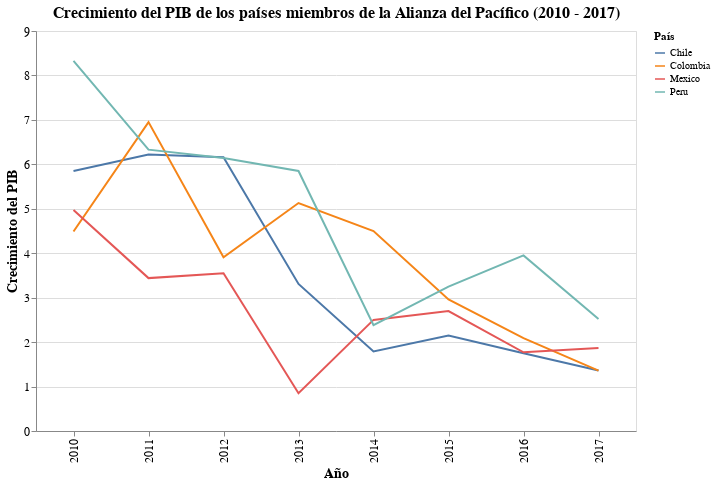

Here is the notebook cell this chart was saved with:
### Markdown cell above
##### Realizando un gráfico del crecimiento del PIB de los países miembros de la Alianza del Pacífico en el periodo 2010- 2017

### Code cell
# Filtrar por 'Series Name' y 'Country Name'
resultado1 = new_tbl_melt[con2]
#resultado --> nos muestra información de los países miembros de la AP y el Crecimiento del PIB

# Crear el gráfico lineal:
chart = alt.Chart(resultado1).mark_line().encode(
    x=alt.X('Year:O', title="Año"),
    y=alt.Y('Value:Q', title="Crecimiento del PIB"),
    color=alt.Color('Country Name:N', title="País"),
    tooltip=['Country Name:N', 'Year:O', 'Value:Q']
).properties(
    width=600,
    height=400,
    title="Crecimiento del PIB de los países miembros de la Alianza del Pacífico (2010 - 2017)"
).configure_axis(
    labelFontSize=12,
    titleFontSize=14
).configure_title(
    fontSize=16,
    fontWeight='bold'
)

# Mostrar el gráfico
chart.display()

### Figure 1 — Vega-Lite specification as saved in the notebook (floating-point values rounded to 4 significant figures)
{"config": {"view": {"continuousWidth": 300, "continuousHeight": 300}, "axis": {"labelFontSize": 12, "titleFontSize": 14}, "title": {"fontSize": 16, "fontWeight": "bold"}}, "data": {"name": "data-5ed3dfe076884a7ad439d5d2d21f55e3"}, "mark": {"type": "line"}, "encoding": {"color": {"field": "Country Name", "title": "País", "type": "nominal"}, "tooltip": [{"field": "Country Name", "type": "nominal"}, {"field": "Year", "type": "ordinal"}, {"field": "Value", "type": "quantitative"}], "x": {"field": "Year", "title": "Año", "type": "ordinal"}, "y": {"field": "Value", "title": "Crecimiento del PIB", "type": "quantitative"}}, "height": 400, "title": "Crecimiento del PIB de los países miembros de la Alianza del Pacífico (2010 - 2017)", "width": 600, "$schema": "https://vega.github.io/schema/vega-lite/v5.16.3.json", "datasets": {"data-5ed3dfe076884a7ad439d5d2d21f55e3": [{"Country Name": "Chile", "Country Code": "CHL", "Series Name": "GDP growth (annual %)", "Year": "2010", "Value": 5.85}, {"Country Name": "Colombia", "Country Code": "COL", "Series Name": "GDP growth (annual %)", "Year": "2010", "Value": 4.49}, {"Country Name": "Mexico", "Country Code": "MEX", "Series Name": "GDP growth (annual %)", "Year": "2010", "Value": 4.97}, {"Country Name": "Peru", "Country Code": "PER", "Series Name": "GDP growth (annual %)", "Year": "2010", "Value": 8.33}, {"Country Name": "Chile", "Country Code": "CHL", "Series Name": "GDP growth (annual %)", "Year": "2011", "Value": 6.22}, {"Country Name": "Colombia", "Country Code": "COL", "Series Name": "GDP growth (annual %)", "Year": "2011", "Value": 6.95}, {"Country Name": "Mexico", "Country Code": "MEX", "Series Name": "GDP growth (annual %)", "Year": "2011", "Value": 3.44}, {"Country Name": "Peru", "Country Code": "PER", "Series Name": "GDP growth (annual %)", "Year": "2011", "Value": 6.33}, {"Country Name": "Chile", "Country Code": "CHL", "Series Name": "GDP growth (annual %)", "Year": "2012", "Value": 6.16}, {"Country Name": "Colombia", "Country Code": "COL", "Series Name": "GDP growth (annual %)", "Year": "2012", "Value": 3.91}, {"Country Name": "Mexico", "Country Code": "MEX", "Series Name": "GDP growth (annual %)", "Year": "2012", "Value": 3.55}, {"Country Name": "Peru", "Country Code": "PER", "Series Name": "GDP growth (annual %)", "Year": "2012", "Value": 6.14}, {"Country Name": "Chile", "Country Code": "CHL", "Series Name": "GDP growth (annual %)", "Year": "2013", "Value": 3.31}, {"Country Name": "Colombia", "Country Code": "COL", "Series Name": "GDP growth (annual %)", "Year": "2013", "Value": 5.13}, {"Country Name": "Mexico", "Country Code": "MEX", "Series Name": "GDP growth (annual %)", "Year": "2013", "Value": 0.85}, {"Country Name": "Peru", "Country Code": "PER", "Series Name": "GDP growth (annual %)", "Year": "2013", "Value": 5.85}, {"Country Name": "Chile", "Country Code": "CHL", "Series Name": "GDP growth (annual %)", "Year": "2014", "Value": 1.79}, {"Country Name": "Colombia", "Country Code": "COL", "Series Name": "GDP growth (annual %)", "Year": "2014", "Value": 4.5}, {"Country Name": "Mexico", "Country Code": "MEX", "Series Name": "GDP growth (annual %)", "Year": "2014", "Value": 2.5}, {"Country Name": "Peru", "Country Code": "PER", "Series Name": "GDP growth (annual %)", "Year": "2014", "Value": 2.38}, {"Country Name": "Chile", "Country Code": "CHL", "Series Name": "GDP growth (annual %)", "Year": "2015", "Value": 2.15}, {"Country Name": "Colombia", "Country Code": "COL", "Series Name": "GDP growth (annual %)", "Year": "2015", "Value": 2.96}, {"Country Name": "Mexico", "Country Code": "MEX", "Series Name": "GDP growth (annual %)", "Year": "2015", "Value": 2.7}, {"Country Name": "Peru", "Country Code": "PER", "Series Name": "GDP growth (annual %)", "Year": "2015", "Value": 3.25}, {"Country Name": "Chile", "Country Code": "CHL", "Series Name": "GDP growth (annual %)", "Year": "2016", "Value": 1.75}, {"Country Name": "Colombia", "Country Code": "COL", "Series Name": "GDP growth (annual %)", "Year": "2016", "Value": 2.09}, {"Country Name": "Mexico", "Country Code": "MEX", "Series Name": "GDP growth (annual %)", "Year": "2016", "Value": 1.77}, {"Country Name": "Peru", "Country Code": "PER", "Series Name": "GDP growth (annual %)", "Year": "2016", "Value": 3.95}, {"Country Name": "Chile", "Country Code": "CHL", "Series Name": "GDP growth (annual %)", "Year": "2017", "Value": 1.36}, {"Country Name": "Colombia", "Country Code": "COL", "Series Name": "GDP growth (annual %)", "Year": "2017", "Value": 1.36}, {"Country Name": "Mexico", "Country Code": "MEX", "Series Name": "GDP growth (annual %)", "Year": "2017", "Value": 1.87}, {"Country Name": "Peru", "Country Code": "PER", "Series Name": "GDP growth (annual %)", "Year": "2017", "Value": 2.52}]}}
